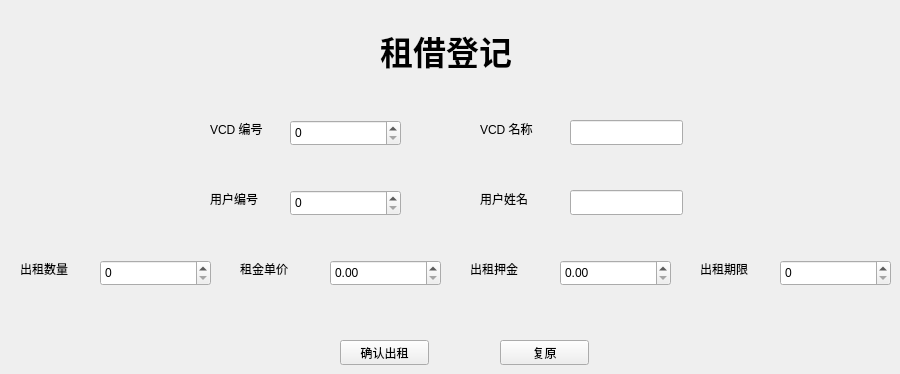
  <widget class="QWidget" name="tab_rent">
   <attribute name="title">
    <string>租借登记</string>
   </attribute>
   <widget class="QLabel" name="tab_rent_lb_title">
    <property name="geometry">
     <rect>
      <x>380</x>
      <y>20</y>
      <width>141</width>
      <height>61</height>
     </rect>
    </property>
    <property name="font">
     <font>
      <pointsize>25</pointsize>
      <weight>75</weight>
      <italic>false</italic>
      <bold>true</bold>
      <underline>false</underline>
     </font>
    </property>
    <property name="text">
     <string>租借登记</string>
    </property>
   </widget>
   <widget class="QLabel" name="tab_rent_lb_user_id">
    <property name="geometry">
     <rect>
      <x>210</x>
      <y>190</y>
      <width>67</width>
      <height>17</height>
     </rect>
    </property>
    <property name="text">
     <string>用户编号</string>
    </property>
   </widget>
   <widget class="QLabel" name="tab_rent_lb_vcd_id">
    <property name="geometry">
     <rect>
      <x>210</x>
      <y>120</y>
      <width>67</width>
      <height>17</height>
     </rect>
    </property>
    <property name="text">
     <string>VCD 编号</string>
    </property>
   </widget>
   <widget class="QSpinBox" name="tab_rent_sb_rent_num">
    <property name="geometry">
     <rect>
      <x>100</x>
      <y>260</y>
      <width>111</width>
      <height>26</height>
     </rect>
    </property>
   </widget>
   <widget class="QLabel" name="tab_rent_lb_rent_num">
    <property name="geometry">
     <rect>
      <x>20</x>
      <y>260</y>
      <width>67</width>
      <height>17</height>
     </rect>
    </property>
    <property name="text">
     <string>出租数量</string>
    </property>
   </widget>
   <widget class="QSpinBox" name="tab_rent_sb_user_id">
    <property name="geometry">
     <rect>
      <x>290</x>
      <y>190</y>
      <width>111</width>
      <height>26</height>
     </rect>
    </property>
   </widget>
   <widget class="QDoubleSpinBox" name="tab_rent_dsb_per_price">
    <property name="geometry">
     <rect>
      <x>330</x>
      <y>260</y>
      <width>111</width>
      <height>26</height>
     </rect>
    </property>
   </widget>
   <widget class="QSpinBox" name="tab_rent_sb_vcd_id">
    <property name="geometry">
     <rect>
      <x>290</x>
      <y>120</y>
      <width>111</width>
      <height>26</height>
     </rect>
    </property>
   </widget>
   <widget class="QLineEdit" name="tab_rent_le_vcd_name">
    <property name="geometry">
     <rect>
      <x>570</x>
      <y>120</y>
      <width>113</width>
      <height>25</height>
     </rect>
    </property>
    <property name="focusPolicy">
     <enum>Qt::NoFocus</enum>
    </property>
   </widget>
   <widget class="QLabel" name="tab_rent_lb_vcd_name">
    <property name="geometry">
     <rect>
      <x>480</x>
      <y>120</y>
      <width>67</width>
      <height>17</height>
     </rect>
    </property>
    <property name="text">
     <string>VCD 名称</string>
    </property>
   </widget>
   <widget class="QPushButton" name="tab_rent_pb_confirm">
    <property name="geometry">
     <rect>
      <x>340</x>
      <y>340</y>
      <width>89</width>
      <height>25</height>
     </rect>
    </property>
    <property name="text">
     <string>确认出租</string>
    </property>
   </widget>
   <widget class="QLineEdit" name="tab_rent_le_user_name">
    <property name="geometry">
     <rect>
      <x>570</x>
      <y>190</y>
      <width>113</width>
      <height>25</height>
     </rect>
    </property>
    <property name="focusPolicy">
     <enum>Qt::NoFocus</enum>
    </property>
   </widget>
   <widget class="QLabel" name="tab_rent_lb_per_price">
    <property name="geometry">
     <rect>
      <x>240</x>
      <y>260</y>
      <width>67</width>
      <height>17</height>
     </rect>
    </property>
    <property name="text">
     <string>租金单价</string>
    </property>
   </widget>
   <widget class="QLabel" name="tab_rent_lb_user_name">
    <property name="geometry">
     <rect>
      <x>480</x>
      <y>190</y>
      <width>67</width>
      <height>17</height>
     </rect>
    </property>
    <property name="text">
     <string>用户姓名</string>
    </property>
   </widget>
   <widget class="QLabel" name="tab_rent_lb_rent_price">
    <property name="geometry">
     <rect>
      <x>470</x>
      <y>260</y>
      <width>67</width>
      <height>17</height>
     </rect>
    </property>
    <property name="text">
     <string>出租押金</string>
    </property>
   </widget>
   <widget class="QDoubleSpinBox" name="tab_rent_dsb_rent_price">
    <property name="geometry">
     <rect>
      <x>560</x>
      <y>260</y>
      <width>111</width>
      <height>26</height>
     </rect>
    </property>
   </widget>
   <widget class="QLabel" name="tab_rent_lb_rent_limit">
    <property name="geometry">
     <rect>
      <x>700</x>
      <y>260</y>
      <width>67</width>
      <height>17</height>
     </rect>
    </property>
    <property name="text">
     <string>出租期限</string>
    </property>
   </widget>
   <widget class="QSpinBox" name="tab_rent_sb_rent_limit">
    <property name="geometry">
     <rect>
      <x>780</x>
      <y>260</y>
      <width>111</width>
      <height>26</height>
     </rect>
    </property>
   </widget>
   <widget class="QPushButton" name="tab_rent_pb_clear">
    <property name="geometry">
     <rect>
      <x>500</x>
      <y>340</y>
      <width>89</width>
      <height>25</height>
     </rect>
    </property>
    <property name="text">
     <string>复原</string>
    </property>
   </widget>
  </widget>
